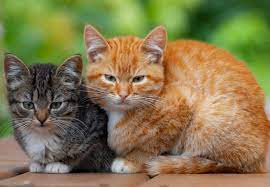
#> input picture images/cat5.jpg, 270 x 187 px
$ python 2.py
#> lines starting #> are read from the running program, lines starting #| are printed output that depends on the picture; after the words box and inside, x2 and y2 are one past the last pixel; in counts of white or black regions, pixels touching at a corner belong together
import cv2

img = cv2.imread('images/cat5.jpg')
#> img is the input picture: shape (187, 270, 3); mean B, G, R 78.1, 119.7, 132.2
#img = cv2.resize(img, (img.shape[1]//3, img.shape[0]//3))

low_red = (17,50,110)
high_red = (101,140,180)
only_cat = cv2.inRange(img, low_red, high_red)
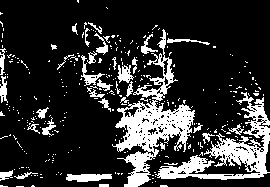
#> only_cat: shape (187, 270); 19.2% white; 316 white regions (281 under 20 px), largest, box (x1, y1, x2, y2) and area: (112, 29, 195, 187) 3738, (155, 92, 270, 180) 2800, (66, 174, 112, 182) 285

cat_hsv = cv2.cvtColor(img, cv2.COLOR_BGR2HSV) #Преобразуем в HSV
#> cat_hsv: shape (187, 270, 3); mean H, S, V 30.9, 113.1, 143.3
cat_color_low = (7,40,60) #Данный цвет это темный ненасыщенный красный, близкий к бордовому
cat_color_high = (18,255,200) #Данный цвет это светлый насыщенный оранджевый
only_cat_hsv = cv2.inRange(cat_hsv, cat_color_low, cat_color_high)
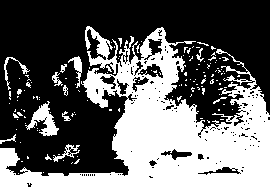
#> only_cat_hsv: shape (187, 270); 39.4% white; 136 white regions (123 under 20 px), largest, box (x1, y1, x2, y2) and area: (0, 26, 270, 187) 18122, (25, 101, 59, 136) 478, (68, 56, 82, 88) 157

moments = cv2.moments(only_cat_hsv, 1) # получим моменты
#> moments = moments, m00 19882, centre m10/m00, m01/m00 = (157.5, 127.3)
x_moment = moments['m01']
#> x_moment = 2530675
y_moment = moments['m10']
#> y_moment = 3131130
area = moments['m00']
#> area = 19882
x = int(x_moment / area) # Получим координаты x,y кота
#> x = 127
y = int(y_moment / area) # и выведем текст на изображение
#> y = 157
cv2.putText(img, "Cat!", (x,y), cv2.FONT_HERSHEY_SIMPLEX, 1, (255,255,255), 2)
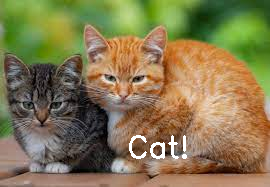
#> img: shape (187, 270, 3); 0.89% of pixels changed, all inside (x1, y1, x2, y2) = (129, 135, 187, 159)

cv2.imshow('cat_found', img)
cv2.imshow('cat_color_hsv', only_cat_hsv)
cv2.imshow('only car', only_cat)
cv2.waitKey(0)

$ run again, with images/cat3.jpg copied over images/cat5.jpg
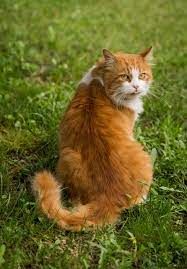
#> input picture images/cat3.jpg, 187 x 269 px
#> img is the input picture: shape (269, 187, 3); mean B, G, R 38.6, 101.7, 106.1
#> `only_cat = cv2.inRange(img, low_red, high_red)`:
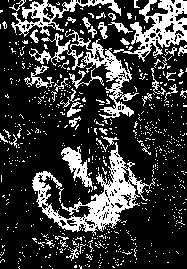
#> only_cat: shape (269, 187); 23% white; 683 white regions (638 under 20 px), largest, box (x1, y1, x2, y2) and area: (32, 142, 156, 235) 2962, (29, 30, 139, 119) 1756, (113, 0, 187, 62) 1660
#> cat_hsv: shape (269, 187, 3); mean H, S, V 29.8, 179.4, 115.2
#> only_cat_hsv: shape (269, 187); 20.8% white; 31 white regions (28 under 20 px), largest, box (x1, y1, x2, y2) and area: (32, 52, 149, 231) 10212, (136, 48, 151, 63) 88, (136, 61, 151, 83) 76
#> moments = moments, m00 10468, centre m10/m00, m01/m00 = (95.72, 149.1)
#> x_moment = 1561042
#> y_moment = 1002034
#> area = 10468
#> x = 149
#> y = 95
#> `cv2.putText(img, "Cat!", (x,y), cv2.FONT_HERSHEY_SIMPLEX, 1, (255,255,..`:
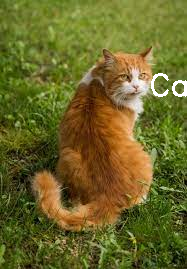
#> img: shape (269, 187, 3); 0.57% of pixels changed, all inside (x1, y1, x2, y2) = (151, 73, 187, 97)

$ run again, with images/cat4.jpg copied over images/cat5.jpg
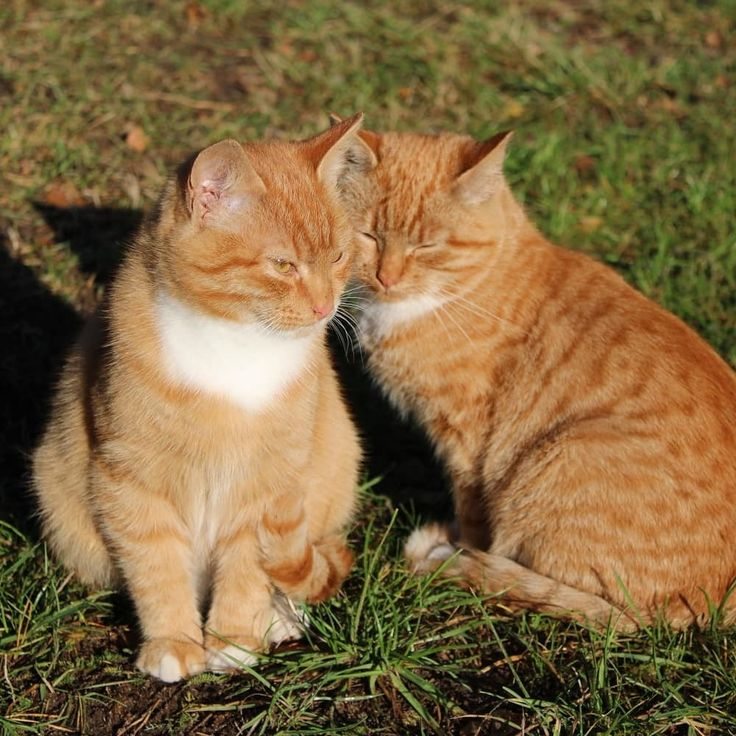
#> input picture images/cat4.jpg, 736 x 736 px
#> img is the input picture: shape (736, 736, 3); mean B, G, R 65.5, 104.8, 130.6
#> `only_cat = cv2.inRange(img, low_red, high_red)`:
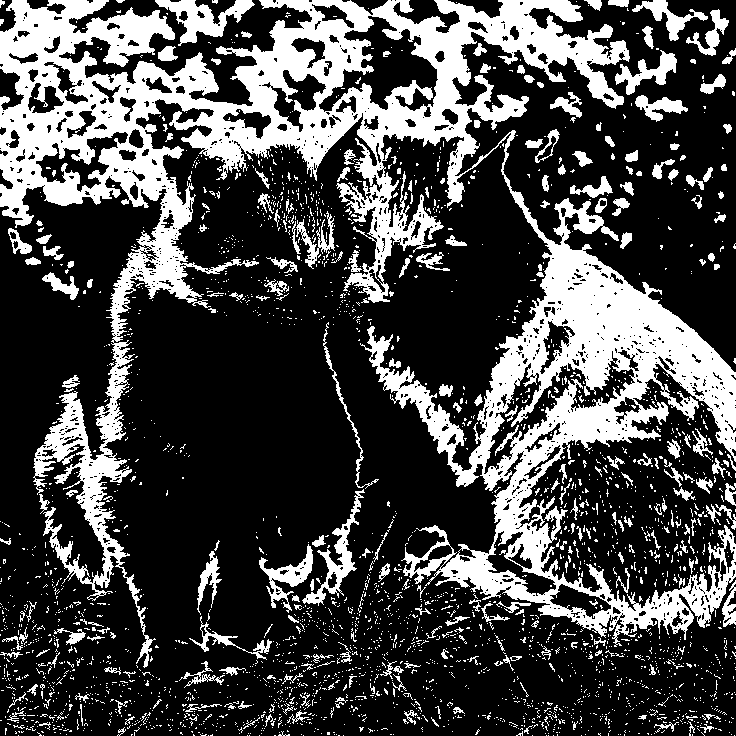
#> only_cat: shape (736, 736); 28.2% white; 2884 white regions (2621 under 20 px), largest, box (x1, y1, x2, y2) and area: (0, 0, 736, 668) 118740, (155, 0, 255, 46) 1772, (302, 489, 365, 606) 1422
#> cat_hsv: shape (736, 736, 3); mean H, S, V 20.5, 132.5, 131.6
#> only_cat_hsv: shape (736, 736); 37.3% white; 1078 white regions (854 under 20 px), largest, box (x1, y1, x2, y2) and area: (358, 183, 736, 633) 88693, (29, 112, 512, 698) 71658, (251, 492, 358, 630) 5447
#> moments = moments, m00 202079, centre m10/m00, m01/m00 = (395.6, 375.2)
#> x_moment = 75814967
#> y_moment = 79940751
#> area = 202079
#> x = 375
#> y = 395
#> `cv2.putText(img, "Cat!", (x,y), cv2.FONT_HERSHEY_SIMPLEX, 1, (255,255,..`:
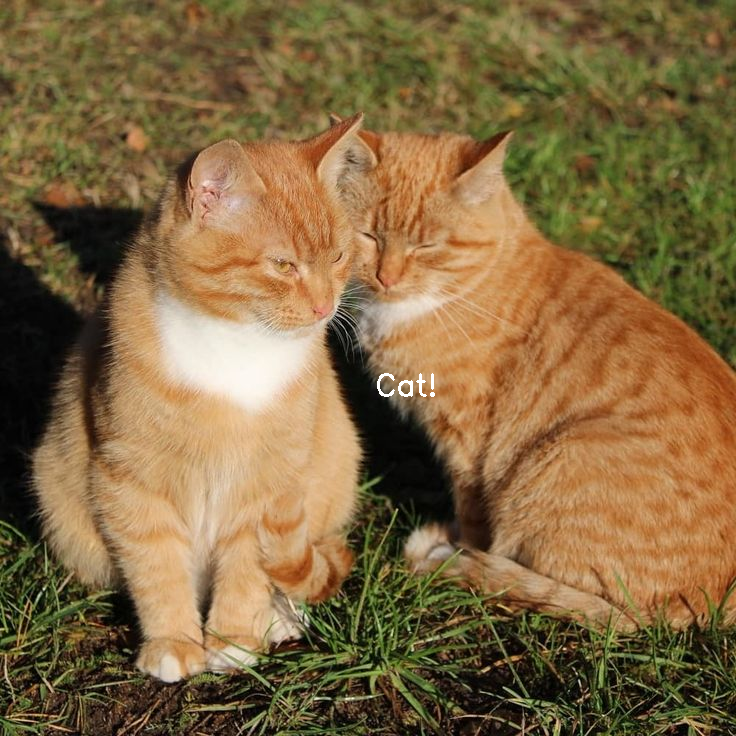
#> img: shape (736, 736, 3); 0.08% of pixels changed, all inside (x1, y1, x2, y2) = (377, 373, 435, 397)

$ run again, with images/cat.jpg copied over images/cat5.jpg
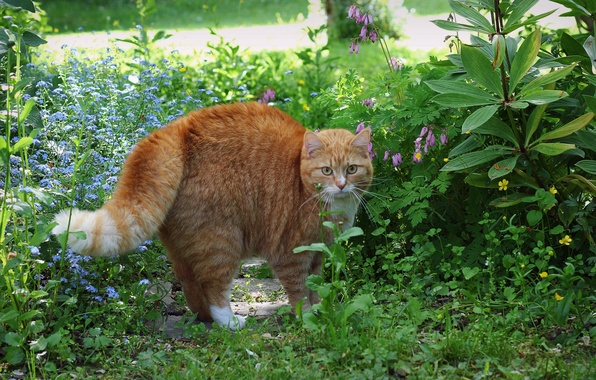
#> input picture images/cat.jpg, 596 x 380 px
#> img is the input picture: shape (380, 596, 3); mean B, G, R 69.2, 112.2, 89.9
#> `only_cat = cv2.inRange(img, low_red, high_red)`:
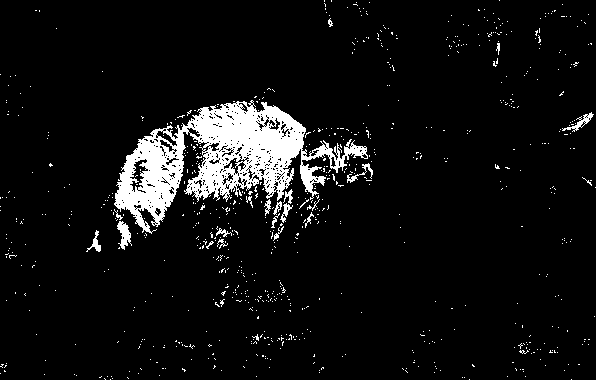
#> only_cat: shape (380, 596); 6.8% white; 778 white regions (758 under 20 px), largest, box (x1, y1, x2, y2) and area: (114, 100, 368, 234) 12527, (117, 221, 132, 250) 226, (562, 112, 594, 132) 161
#> cat_hsv: shape (380, 596, 3); mean H, S, V 49, 126.1, 117.9
#> only_cat_hsv: shape (380, 596); 12.7% white; 106 white regions (100 under 20 px), largest, box (x1, y1, x2, y2) and area: (103, 102, 371, 309) 28080, (93, 223, 103, 239) 104, (344, 170, 360, 183) 102, (191, 285, 199, 302) 55, (181, 282, 190, 295) 51, (201, 295, 207, 304) 26
#> moments = moments, m00 28725, centre m10/m00, m01/m00 = (233.1, 188.7)
#> x_moment = 5419222
#> y_moment = 6696790
#> area = 28725
#> x = 188
#> y = 233
#> `cv2.putText(img, "Cat!", (x,y), cv2.FONT_HERSHEY_SIMPLEX, 1, (255,255,..`:
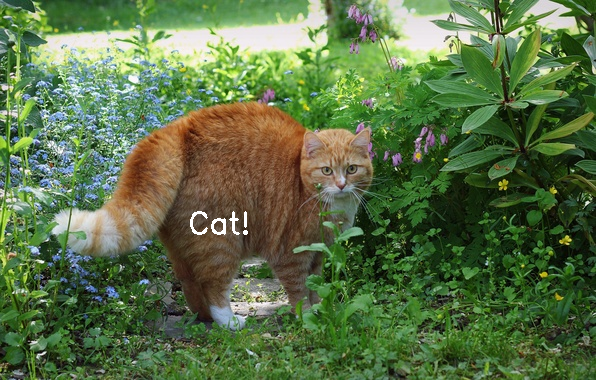
#> img: shape (380, 596, 3); 0.2% of pixels changed, all inside (x1, y1, x2, y2) = (190, 211, 248, 235)
